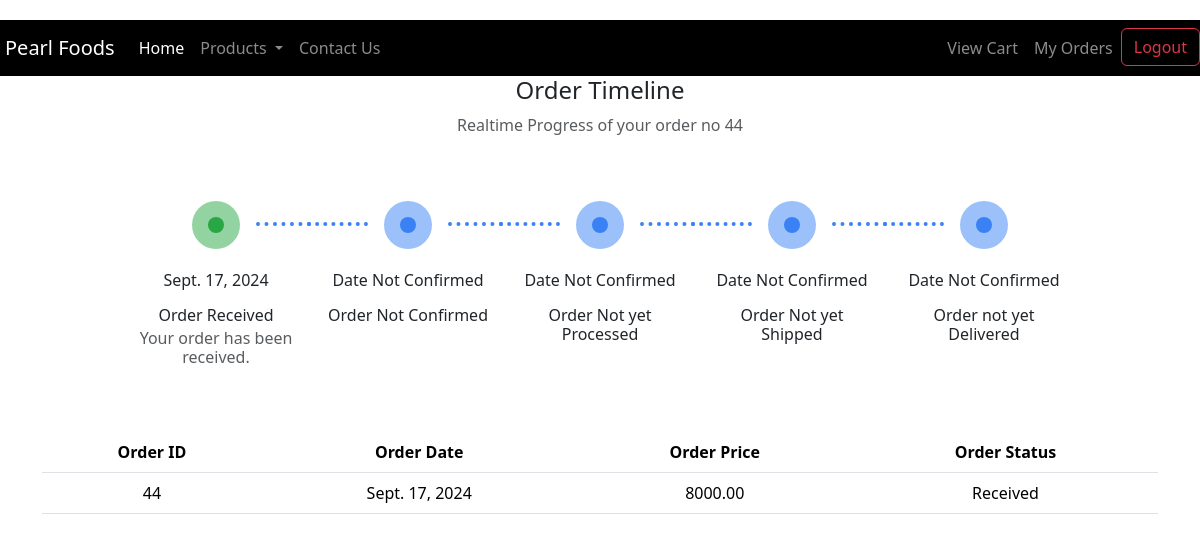
Screenshot of /order/44/ (signed in) with the database file from the repository.
### pearlfoods/models.py (models this page shows, shortened)
class Order(models.Model):
    PAYMENT_STATUS = [
        ('COD', 'COD'),
        ('selfpickup', 'Self Pickup'),
    ]
    user = models.ForeignKey(User, on_delete=models.CASCADE, null=True, blank=True)
    name = models.CharField(max_length=122)
    email = models.EmailField(max_length=122)
    date = models.DateField()
    date_confirmed = models.DateField(null=True, blank=True)
    date_processed = models.DateField(null=True, blank=True)
    date_shipped = models.DateField(null=True, blank=True)
    date_delivered = models.DateField(null=True, blank=True)
    phone = models.CharField(max_length=11)
    delivery_address = models.TextField(max_length=300)
    price = models.DecimalField(max_digits=8, decimal_places=2)
    status = models.CharField(max_length=10, choices=STATUS_CHOICES, default='received')
    payment_status = models.CharField(max_length=10, choices=PAYMENT_STATUS, default='COD')
    date_pickup = models.DateField(null=True, blank=True)
    time_pickup = models.TimeField(null=True, blank=True)

### pearlfoods/views.py (the view)
# urls.py: path('order/<int:order_id>/', views.order_details, name='order_details'),
@login_required
def order_details(request, order_id):
    order = get_object_or_404(Order, id=order_id)
    steps = {
        'received': 'completed' if order.status in ['Received', 'Confirmed', 'Processed', 'Delivered'] else 'incomplete',
        'confirmed': 'completed' if order.status in ['Confirmed', 'Processed', 'Delivered'] else 'incomplete',
        'processed': 'completed' if order.status in ['Processed', 'Delivered'] else 'incomplete',
        'delivered': 'completed' if order.status == 'Delivered' else 'incomplete',
    }
    if order.status == 'Cancelled':
        steps = {k: 'cancelled' for k in steps.keys()}
    elif order.status == 'On Hold':
        steps = {k: 'on-hold' if k != 'received' else 'completed' for k in steps.keys()}
    context = {
        'order': order,
        'steps': steps,
    }
    return render(request, 'order_details.html', context)

### templates/order_details.html (shortened to what this page needs)
{% extends 'base.html' %}
{% block body %}
<div class="container">
    <div class="container">
        <div class="row text-center justify-content-center mb-5">
            <div class="col-xl-6 col-lg-8">
                <h4 class="font-weight-bold">Order Timeline</h4>
                <p class="text-muted">Realtime Progress of your order no {{ order.id }}</p>
            </div>
        </div>
        <div class="row">
            <div class="col">
                <div class="timeline-steps aos-init aos-animate" data-aos="fade-up">
<div class="timeline-step {% if order.status == 'received' or order.status == 'confirmed' or order.status == 'processed' or order.status == 'delivered' or order.status == 'shipped' %}completed{% elif order.status == 'cancelled' %}cancelled{% elif order.status == 'on hold' %}on-hold{% endif %}">
    <div class="timeline-content">
        <div class="inner-circle {% if order.status == 'received' or order.status == 'confirmed' or order.status == 'processed' or order.status == 'delivered' or order.status == 'shipped' %}completed{% elif order.status == 'cancelled' %}cancelled{% elif order.status == 'on hold' %}on-hold{% endif %}"></div>
        <p class="h6 mt-3 mb-1">{% if order.date %}{{order.date}}{% else %} Date Not Confirmed {% endif %}</p>
        <p class="h6 mt-3 mb-1">Order Received</p>
        <p class="h6 text-muted mb-0">Your order has been received.</p>
    </div>
</div>
<div class="timeline-step ">
    <div class="timeline-content">
        <div class="inner-circle "></div>
        <p class="h6 mt-3 mb-1">{% if order.date_confirmed %}{{order.date_confirmed}}{% else %} Date Not Confirmed {% endif %}</p>
        <p class="h6 mt-3 mb-1">{% if order.status == 'confirmed' or order.status == 'processed' or order.status == 'shipped' or order.status == 'delivered' %}Order Confirmed{% else %} Order Not Confirmed {% endif %}</p>
    </div>
</div>
<div class="timeline-step {% if order.status == 'processed' or order.status == 'shipped' or order.status == 'delivered' %}completed{% elif order.status == 'cancelled' %}cancelled{% elif order.status == 'on hold' %}on-hold{% endif %}">
    <div class="timeline-content">
        <div class="inner-circle "></div>
        <p class="h6 mt-3 mb-1">{% if order.date_processed %}{{order.date_processed}}{% else %} Date Not Confirmed {% endif %}</p>
        <p class="h6 mt-3 mb-1">{% if order.status == 'processed' or order.status == 'shipped' or order.status == 'delivered' %}Order Processed{% else %} Order Not yet Processed {% endif %}</p>
    </div>
</div>
<div class="timeline-step {% if order.status == 'shipped' or order.status == 'delivered' %}completed{% elif order.status == 'cancelled' %}cancelled{% elif order.status == 'on hold' %}on-hold{% endif %}">
    <div class="timeline-content">
        <div class="inner-circle {% if order.status == 'shipped' or order.status == 'delivered' %}completed{% elif order.status == 'cancelled' %}cancelled{% elif order.status == 'on hold' %}on-hold{% endif %}"></div>
        <p class="h6 mt-3 mb-1">{% if order.date_shipped %}{{order.date_shipped}}{% else %} Date Not Confirmed {% endif %}</p>
        <p class="h6 mt-3 mb-1">{% if order.status == 'shipped' or order.status == 'delivered' %}Order Shipped{% else %} Order Not yet Shipped {% endif %}</p>
    </div>
</div>
<div class="timeline-step {% if order.status == 'delivered' %}completed{% elif order.status == 'cancelled' %}cancelled{% elif order.status == 'on hold' %}on-hold{% endif %}">
    <div class="timeline-content">
        <div class="inner-circle {% if order.status == 'delivered' %}completed{% elif order.status == 'cancelled' %}cancelled{% elif order.status == 'on hold' %}on-hold{% endif %}"></div>
        <p class="h6 mt-3 mb-1">{% if order.date_delivered %}{{order.date_delivered}}{% else %} Date Not Confirmed {% endif %}</p>
        <p class="h6 mt-3 mb-1">{% if order.status == 'delivered'%}Order Delivered{% else %} Order not yet Delivered {% endif %}</p>
    </div>
</div>
                </div>
            </div>
        </div>
    </div>
<br>
<br>
    <table class="table text-center">
        <thead>
            <tr>
                <th>Order ID</th>
                <th>Order Date</th>
                <th>Order Price</th>
                <th>Order Status</th>
            </tr>
        </thead>
        <tbody>
                <tr>
                    <td>{{ order.id }}</td>
                    <td>{{ order.date }}</td>
                    <td>{{ order.price }}</td>
                    <td>{{ order.get_status_display }}</td>
                </tr>
</div>
{% endblock %}

### templates/order_details.html (style rules this page uses)
body { margin-top:20px; }
.timeline-steps { display: flex; justify-content: center; flex-wrap: wrap }
.timeline-steps .timeline-step { align-items: center; display: flex; flex-direction: column; position: relative; margin: 1rem }
@media (min-width:768px) { .timeline-steps .timeline-step:not(:last-child):after { content: ""; display: block; border-top: .25rem dotted #3b82f6; width: 3.46rem; position: absolute; left: 7.5rem; top: .3125rem } }
@media (min-width:768px) { .timeline-steps .timeline-step:not(:first-child):before { content: ""; display: block; border-top: .25rem dotted #3b82f6; width: 3.8125rem; position: absolute; right: 7.5rem; top: .3125rem } }
.timeline-steps .timeline-content { width: 10rem; text-align: center }
.timeline-steps .timeline-content .inner-circle { border-radius: 1.5rem; height: 1rem; width: 1rem; display: inline-flex; align-items: center; justify-content: center; background-color: #3b82f6 }
.timeline-steps .timeline-content .inner-circle:before { content: ""; background-color: #3b82f6; display: inline-block; height: 3rem; width: 3rem; min-width: 3rem; border-radius: 6.25rem; opacity: .5 }
.timeline-steps .timeline-content .inner-circle.completed { background-color: #28a745; }
.timeline-steps .timeline-content .inner-circle:before { background-color: #3b82f6; }
.timeline-steps .timeline-step.completed .inner-circle:before { background-color: #28a745; }

### rows the page displays
Order: id "44", date "Sept. 17, 2024", price "8000.00", status "Received"
